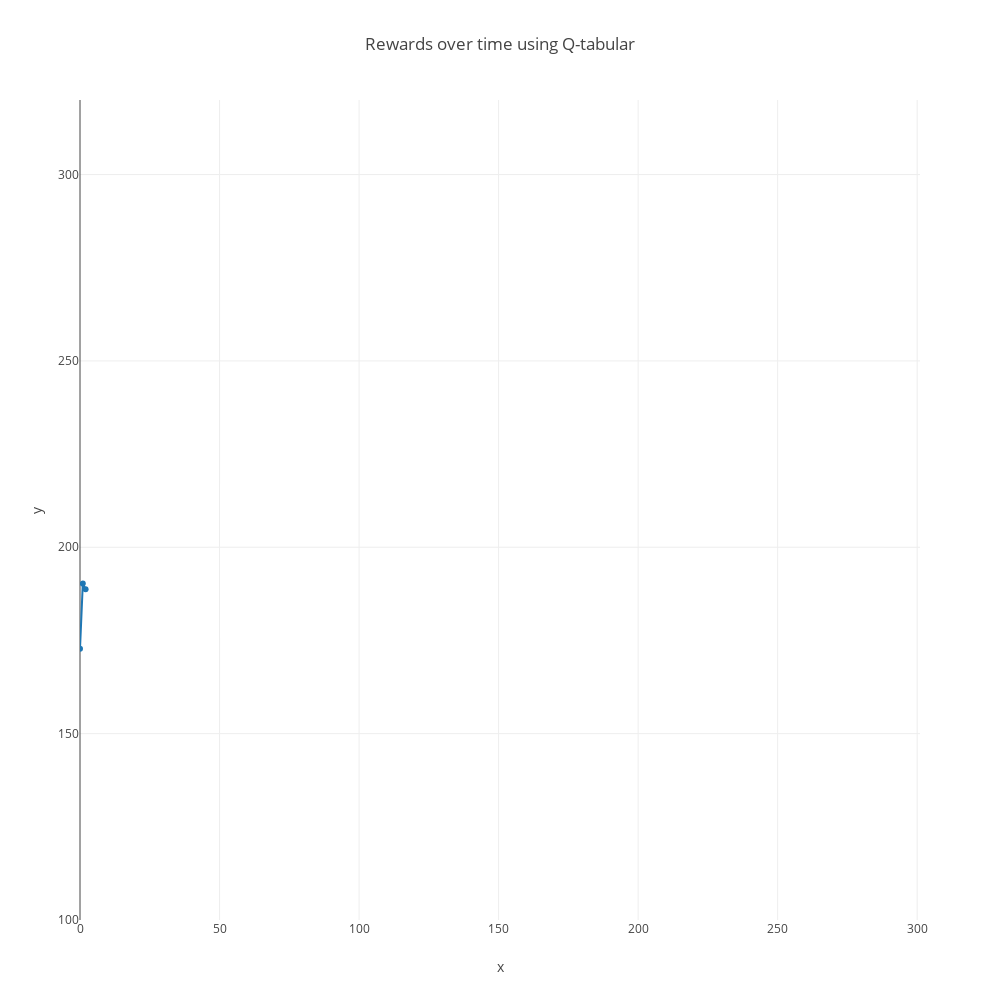

The cell this chart's notebook holds for it:
### Code cell
# Create rewards graph
rewards = go.Scatter(
    x = len(result.Rewards),
    y = result.Rewards,
    name='Rewards'
)

data = [rewards]

plotly.offline.iplot(
    {"data": data,
     "layout": {'xaxis':{'range': [0, 301], 'title': 'x'},
                   'yaxis':{'range': [100, 320], 'title': 'y'},
                   'title':"Rewards over time using Q-tabular",
                   'height' : 1000,
                   'width' :1000,
                   'showlegend': False,
                  }
    })

# Plot and embed in ipython notebook!
# plotly.offline.iplot(
#     {"data": data,
#      "layout": go.Layout(
#          height=500,
#          width=800,
#          title="Rewards over time",
#          xaxis=dict(
#              range=[0, 300]
#              title='Episodes',
#          ),
#          yaxis=dict(
#              title='Rewards',
#          ), 
#          showlegend=True)},
#     show_link=False,
#     link_text=None)

### Figure 1 — Plotly figure (JSON) as saved in the notebook; plotly's stock layout.template omitted (floating-point values rounded to 4 significant figures)
{"data": [{"name": "Rewards", "type": "scatter", "x": 3, "y": [172.8, 190.2, 188.8]}], "layout": {"height": 1000, "showlegend": false, "title": "Rewards over time using Q-tabular", "width": 1000, "xaxis": {"range": [0, 301], "title": "x"}, "yaxis": {"range": [100, 320], "title": "y"}}}
